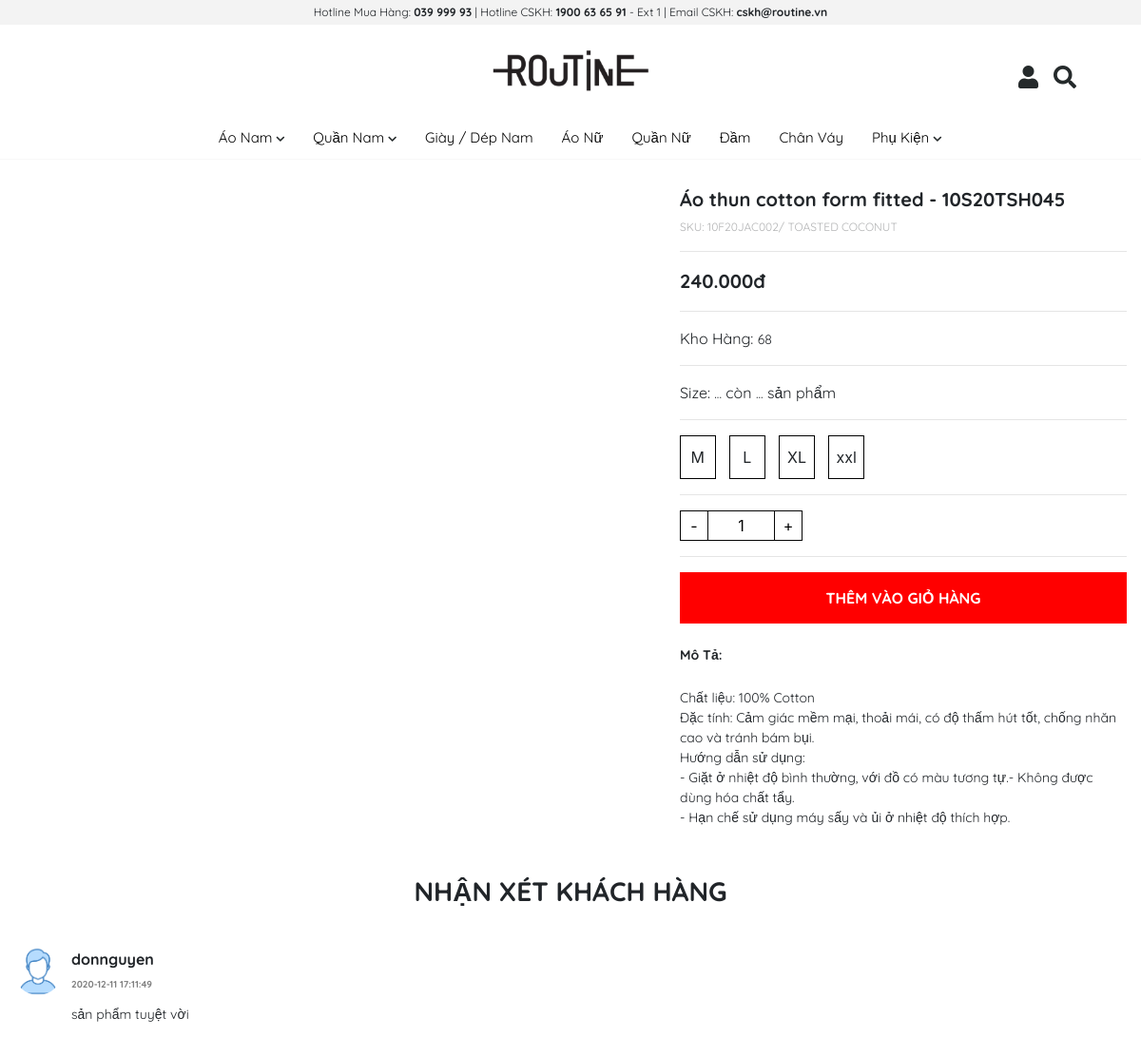
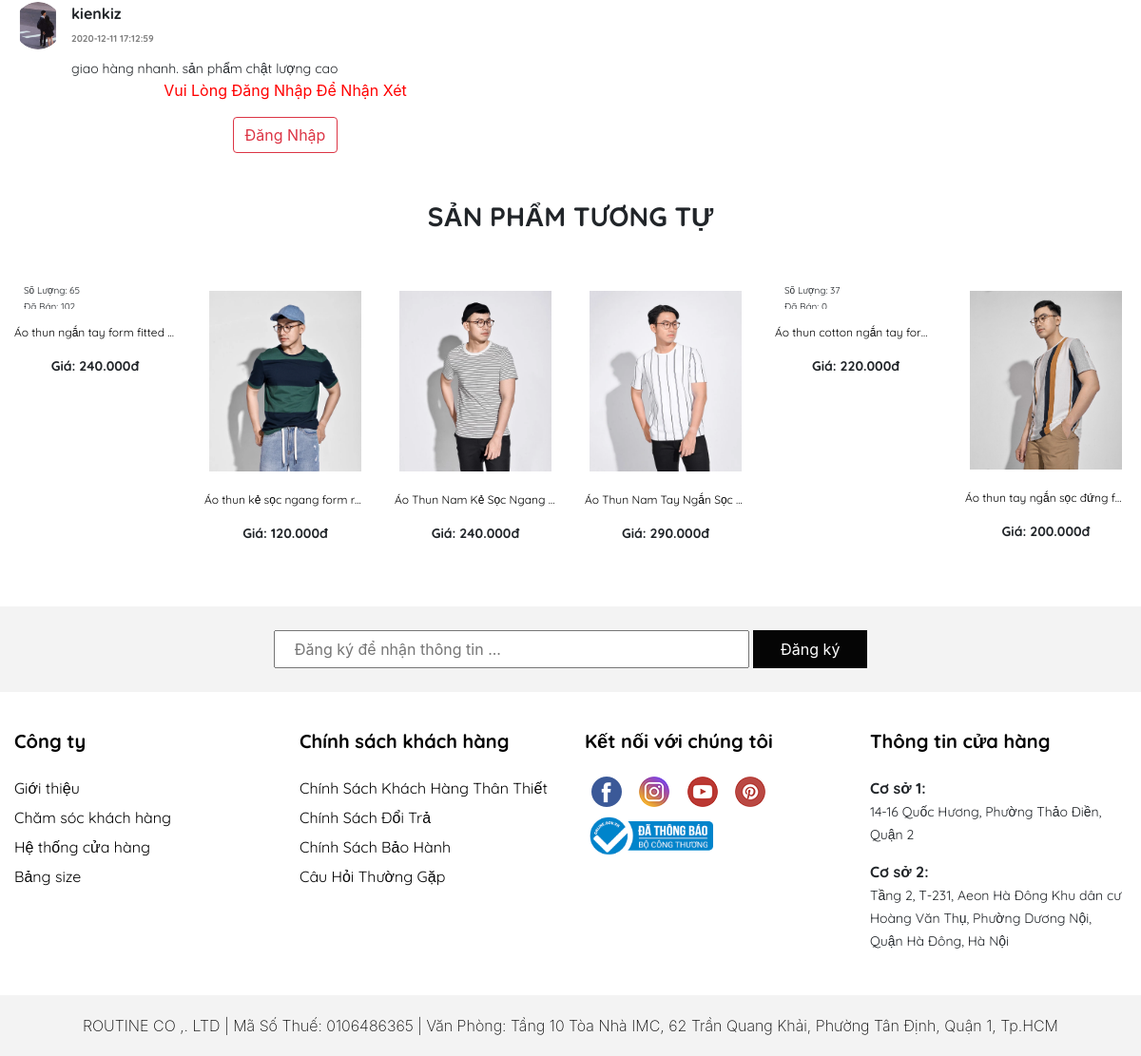
The app's page /front-end/detail.php?cate_id=2&pro_id=3 with its own data (2 pictures, top to bottom).
### tables this page shows
CREATE TABLE `theme` (
  `theme_id` int(11) NOT NULL,
  `theme_logo` varchar(255) NOT NULL,
  `theme_phone` varchar(20) NOT NULL,
  `theme_email` varchar(100) NOT NULL,
  `theme_add` varchar(255) NOT NULL
);

CREATE TABLE `categories` (
  `cate_id` int(11) NOT NULL,
  `cate_name` varchar(255) NOT NULL,
  `cate_pr` int(11) NOT NULL
);

CREATE TABLE `products` (
  `pro_id` int(11) NOT NULL,
  `cate_id` int(11) NOT NULL,
  `pro_name` varchar(255) NOT NULL,
  `pro_image` varchar(255) NOT NULL,
  `pro_price` float NOT NULL,
  `pro_sale` float NOT NULL,
  `pro_intro` text NOT NULL,
  `pro_view` int(11) NOT NULL
);

CREATE TABLE `products_detail` (
  `prodt_id` int(11) NOT NULL,
  `pro_id` int(11) NOT NULL,
  `size` varchar(50) NOT NULL,
  `quantity` int(4) NOT NULL,
  `sold` int(4) NOT NULL
);

CREATE TABLE `comments` (
  `cmt_id` int(11) NOT NULL,
  `user_id` int(11) NOT NULL,
  `pro_id` int(11) NOT NULL,
  `cmt_content` text NOT NULL,
  `cmt_date` datetime NOT NULL
);

CREATE TABLE `users` (
  `user_id` int(11) NOT NULL,
  `user_name` varchar(20) NOT NULL,
  `password` varchar(70) NOT NULL,
  `avatar` varchar(255) NOT NULL,
  `email` varchar(100) NOT NULL,
  `role` int(2) NOT NULL
);

### front-end/detail.php (the view, shortened to what this page needs)
<?php
include_once "header.php";
?>
<?php
require_once "../back-end/db.php";
$pro_id = $_GET['pro_id'];
$sql = "SELECT * FROM products WHERE pro_id=$pro_id ";
$stmt = $conn->prepare($sql);
$stmt->execute();
$products = $stmt->fetch(PDO::FETCH_ASSOC);
?>
<?php
$cate_id = $_GET['cate_id'];
$sql = "SELECT * FROM products WHERE cate_id=$cate_id EXCEPT SELECT * FROM products WHERE pro_id=$pro_id";
$stmt = $conn->prepare($sql);
$stmt->execute();
$resual = $stmt->fetchAll(PDO::FETCH_ASSOC);
?>
<?php
$sql = "SELECT comments.cmt_id, users.user_id, users.user_name, users.avatar, comments.cmt_content, comments.cmt_date FROM users LEFT OUTER JOIN comments ON users.user_id = comments.user_id WHERE comments.pro_id=$pro_id";
$stmt = $conn->prepare($sql);
$stmt->execute();
$cmt = $stmt->fetchAll(PDO::FETCH_ASSOC);
?>
<?php
$sql = "SELECT * FROM products_detail WHERE pro_id=$pro_id ";
$stmt = $conn->prepare($sql);
$stmt->execute();
$pro_detail = $stmt->fetchAll(PDO::FETCH_ASSOC);
?>
<?php
$sql = "SELECT * FROM products_detail";
$stmt = $conn->prepare($sql);
$stmt->execute();
$pro_detailAll = $stmt->fetchAll(PDO::FETCH_ASSOC);
?>
<article>
    <div class="container-fluid">
        <div class="row" style="padding: 30px 0;">
            <div class="col-md-7">
            </div>
            <div class="col-md-5">
                <div>
                    <form action="" method="post">
                        <div>
                            <h1 class="titles text"><?= $products['pro_name'] ?></h1>
                            <p class="id-prducts text">SKU: 10F20JAC002/ TOASTED COCONUT</p>
                            <hr>
                            <?php if ($products['pro_sale'] > 0) : ?>
                            <p class="price text" style="font-weight: bold; font-size:20px"><?= price($products['pro_sale']) ?></p>
                            <?php else : ?>
                            <p class="price text" style="font-weight: bold; font-size:20px"><?= price($products['pro_price']) ?></p>
                            <?php endif; ?>
                            <hr>
                            <?php
                            $sum_qty = 0;
                            foreach ($pro_detail as $p) {
                                $sum_qty += $p['quantity'];
                            }
                            ?>
                            <p class="text">Kho Hàng:
                                <span>
                                    <?= $sum_qty; ?>
                                </span></p>
                            <hr>
                            <div class="text">
                            Size: <span id="size_1">...</span> còn <span id="qty_1">...</span> sản phẩm
                            </div>
                            <hr>
                            <div class="size">
                                <?php foreach ($pro_detail as $p) : ?>
                                <?php if($p['quantity']>0) : ?>
                                    <label onclick="check_quantity_<?= $p['size'] ?>()" for="size_<?= $p['size'] ?>"><?= $p['size'] ?></label>
                                    <?php else :?>
                                <?php endif; ?>
                                <?php endforeach; ?>
                            </div>
                            <hr>
                            <div class="input_qty">
                                <input class="button_qty" id="tru" type="button" value="-" onclick="tru()">
                                <input class="qty" name="quantity" max="50" type="number" min="1" value="1" id="qty">
                                <input class="button_qty" id="cong" type="button" value="+">
                            </div>
                            <hr>
                            <div class="mb-3">
                                <button class="add-cart text w-100" name="btnCart">THÊM VÀO GIỎ HÀNG</button>
                            </div>
                            <div style="margin: 20px 0">
                                <label for="" class="text" style="font-weight: bold; font-size: 14px;">Mô Tả: </label>
                                <div class="description text" style="font-size: 14px;">
                                    <p><?= $products['pro_intro'] ?></p>
                                </div>
                            </div>
                        </div>
                    </form>
                </div>
            </div>
        </div>
        <div class="row">
            <div class="title-comment text" style="margin: 0 auto;">
                <h2 style="font-weight: bold; font-size: 28px;">NHẬN XÉT KHÁCH HÀNG</h2>
            </div>
        </div>
        <div class="row">
            <div class="col-md-6">
                <?php foreach ($cmt  as $c) : ?>
                    <div class="comment">
                        <div class="avatar">
                            <img src="../back-end/img/<?= $c['avatar'] ?>" style="border-radius: 50%;" width="50px" height="50px" alt="">
                        </div>
                        <div class="user text " style="font-weight: bold;">
                            <?= $c['user_name'] ?> <br>
                            <span><?= $c['cmt_date'] ?></span>
                        </div>
                    </div>
                    <div class="container-comment">
                        <p class="text" style="margin: 10px 0 0 60px;font-size: 14px;"><?= $c['cmt_content'] ?>
                            </p>
                    </div>
                <?php endforeach; ?>
                <?php if (!isset($_SESSION['user'])) : ?>
                    <form action="" method="POST" style="text-align:center">
                        <p style="color: red;">Vui Lòng Đăng Nhập Để Nhận Xét</p>
                        <button type="submit" name="LoginCmt" class="btn btn-outline-danger">Đăng Nhập</button>
                    </form>
                <?php endif; ?>
            </div>
            <div class="col-md-6"></div>
        </div>
        <div class="row">
            <div class="title-comment text" style="margin: 50px auto 0 auto;">
                <h2 style="font-weight: bold; font-size: 28px;">SẢN PHẨM TƯƠNG TỰ</h2>
            </div>
        </div>
        <div class="row mb-5">
            <?php foreach ($resual as $c) : ?>
                <div class="col-md-2">
                    <div class="product-hover mt-5">
                        <div class="produc-img">
                            <a href="detail.php?cate_id=<?= $c['cate_id'] ?>&pro_id=<?= $c['pro_id'] ?>"><img src="../back-end/img/<?= $c['pro_image'] ?>" style="padding: 5px 5px; width: 100%;" alt=""></a>
                        </div>
                        <div class="item">
                            <div class="quantity">
                                <?php $sum_qty = 0; ?>
                                <?php foreach ($pro_detailAll as $p) : ?>
                                    <?php if ($c['pro_id'] == $p['pro_id']) : ?>
                                        <?php $sum_qty += $p['quantity']; ?>
                                    <?php endif; ?>
                                <?php endforeach; ?>
                                <label for="" style="line-height: 2px;">Số Lượng: <span><?= $sum_qty ?></span> </label>
                            </div>
                            <div class="">
                                <?php $sold = 0; ?>
                                <?php foreach ($pro_detailAll as $p) : ?>
                                    <?php if ($c['pro_id'] == $p['pro_id']) : ?>
                                        <?php $sold += $p['sold'] ?>
                                    <?php endif; ?>
                                <?php endforeach; ?>
                                <label for="" style="line-height: 2px;">Đã Bán: <span><?= $sold ?></span></label>
                            </div>
                        </div>
                    </div>
                    <div class="taitle mt-3">
                        <a href="detail.php?cate_id=<?= $c['cate_id'] ?>&pro_id=<?= $c['pro_id'] ?>" style="color: black;text-decoration: none; font-size: 12px;">
                            <p><?= $c['pro_name'] ?></p>
                        </a>
                        <?php if ($c['pro_sale'] > 0) : ?>
                            <div class="price">
                                <label for="">Giá:</label>
                                <?= price($c['pro_sale']) ?>
                            </div>
                        <?php else : ?>
                            <div class="price">
                                <label for="">Giá:</label>
                                <?= price($c['pro_price']) ?>
                            </div>
                        <?php endif; ?>
                    </div>
                </div>
            <?php endforeach; ?>
        </div>
    </div>
</article>
<?php
include_once "footer.php";
?>

### front-end/header.php (shortened to what this page needs)
<?php
require_once "../back-end/db.php";
?>
<?php
if (!function_exists('price')) {
    function price($number, $suffix = 'đ')
    {
        if (!empty($number)) {
            return number_format($number, 0, ',', '.') . "{$suffix}";
        }
    }
}
?>
<?php
$sql = "SELECT * FROM categories WHERE cate_pr=0";
$stmt = $conn->prepare($sql);
$stmt->execute();
$cate_pr = $stmt->fetchAll(PDO::FETCH_ASSOC);
?>
<?php
$sql = "SELECT * FROM theme";
$stmt = $conn->prepare($sql);
$stmt->execute();
$theme = $stmt->fetchAll(PDO::FETCH_ASSOC);
?>
<!doctype html>
<html lang="en">
<head>
    <link rel="stylesheet" href="https://cdn.jsdelivr.net/npm/bootstrap@4.5.3/dist/css/bootstrap.min.css">
    <link rel="stylesheet" href="css/css.css">
    <link rel="stylesheet" href="https://cdnjs.cloudflare.com/ajax/libs/font-awesome/5.15.1/css/all.min.css">
    <link rel="stylesheet" type="text/css" href="https://kenwheeler.github.io/slick/slick/slick.css" />
    <link rel="stylesheet" type="text/css" href="https://kenwheeler.github.io/slick/slick/slick-theme.css" />
</head>
<body>
    <header style="z-index: 999;">
        <div class="header-top container-fluid text-center">
            <?php foreach ($theme as $t) : ?>
                <p class="mx-auto m-0 p-1">Hotline Mua Hàng: <b><?= $t['theme_phone'] ?></b> | Hotline CSKH: <b>1900 63 65 91</b> - Ext 1 | Email
                    CSKH: <b><?= $t['theme_email'] ?></b> </p>
            <?php endforeach; ?>
        </div>
        <div class="logo text-center py-3 position-relative">
            <a href="index.php"><img src="../back-end/img/<?= $t['theme_logo'] ?>" width="" alt=""></a>
            <div class="position-absolute d-flex icon-cart" style="top: 40%; right: 5%;">
                <?php if (!isset($_SESSION['user'])) : ?>
                    <a href="user/login.php"><i class="fas fa-user mx-2"></i></a>
                <?php endif; ?>
                <a href="search.php"><i class="fas fa-search mx-2"></i></a>
            </div>
        </div>
    </header>
    <main>
    <nav class="sticky-top"  style="z-index: 99;">
        <ul>
            <?php foreach ($cate_pr as $key => $item) { ?>
                <?php $cate_id = $item['cate_id'] ?>
                <?php
                $sql = "SELECT * FROM categories WHERE cate_pr = $cate_id";
                $stmt = $conn->prepare($sql);
                $stmt->execute();
                $cate_chill = $stmt->fetchAll(PDO::FETCH_ASSOC);
                ?>
                <li>
                    <a href="pro.php?cate_id=<?= $cate_id ?>"><?= $item['cate_name'] ?>
                        <?php if (COUNT($cate_chill) > 0) { ?>
                            <i class="fa fa-chevron-down"></i>
                        <?php } ?>
                    </a>
                        <?php if (isset($cate_chill)) { ?>
                </li>
            <?php } ?>
        <?php } ?>
        </ul>
    </nav>

### front-end/footer.php (shortened to what this page needs)
<footer>
    <div class="container-fluid footer-top">
        <div class="input-DK text-center">
            <input type="text" placeholder="Đăng ký để nhận thông tin ...">
            <input type="submit" value="Đăng ký"></input>
        </div>
    </div>
    <div class="container-fluid">
        <div class="row text footer-content">
            <div class="col-md-3">
                <h4>Công ty</h4>
                <ul>
                    <li><a href="intro.php">Giới thiệu</a></li>
                    <li><a href="#">Chăm sóc khách hàng</a></li>
                    <li><a href="#">Hệ thống cửa hàng</a></li>
                    <li><a href="page_size.php">Bảng size</a></li>
                </ul>
            </div>
            <div class="col-md-3">
                <h4>Chính sách khách hàng</a></h4>
                <ul>
                    <li><a href="intro.php">Chính Sách Khách Hàng Thân Thiết</a></li>
                    <li><a href="#">Chính Sách Đổi Trả</a></li>
                    <li><a href="#">Chính Sách Bảo Hành</a></li>
                    <li><a href="#">Câu Hỏi Thường Gặp</a></li>
                </ul>
            </div>
            <div class="col-md-3">
                <h4>Kết nối với chúng tôi</h4>
                <div>
                    <a href="https://www.facebook.com/chuc.khuong.372/" style="margin: 5px 7px;"><img src="../back-end/img/anhicon1.png" alt=""></a>
                    <a href="#" style="margin: 5px 7px;"><img src="../back-end/img/anhicon2.png" alt=""></a>
                    <a href="#" style="margin: 5px 7px;"><img src="../back-end/img/anhicon3.png" alt=""></a>
                    <a href="#" style="margin: 5px 7px;"><img src="../back-end/img/anhicon5.png" alt=""></a>
                    <br>
                    <a href="#"><img src="../back-end/img/logo-bct.png" style="margin-top: 5px;" alt="" width="50%"></a>
                </div>
            </div>
            <div class="col-md-3">
                <h4>Thông tin cửa hàng</h4>
                <div>
                    <p><b>Cơ sở 1:</b><br>
                        <span>14-16 Quốc Hương, Phường Thảo Điền, Quận 2</span>
                    </p>
                    <?php foreach ($theme as $t) : ?>
                        <p><b>Cơ sở 2:</b><br>
                            <span>
                                <?= $t['theme_add'] ?>
                            </span>
                        </p>
                    <?php endforeach; ?>
                </div>
            </div>
        </div>
    </div>
    <div class="container-fluid footer-bottom">
        <div class="text-center">
            <p>ROUTINE CO ,. LTD | Mã Số Thuế: 0106486365 | Văn Phòng: Tầng 10 Tòa Nhà IMC, 62 Trần Quang Khải, Phường Tân Định, Quận 1, Tp.HCM</p>
        </div>
    </div>
</footer>
</main>
</body>
</html>

### records on screen
theme: theme_phone "039 999 93", theme_email "cskh@routine.vn", theme_logo (picture), theme_add "Tầng 2, T-231, Aeon Hà Đông Khu dân cư Hoàng Văn Thụ, Phường Dương Nội, Quận Hà Đông, Hà Nội"
categories: cate_name "Áo Nam"
categories: cate_name "Quần Nam"
categories: cate_name "Giày / Dép Nam"
categories: cate_name "Áo Nữ"
categories: cate_name "Quần Nữ"
categories: cate_name "Đầm"
categories: cate_name "Chân Váy"
categories: cate_name "Phụ Kiện"
products: pro_name "Áo thun cotton form fitted - 10S20TSH045", pro_sale "240.000đ", pro_intro "Chất liệu: 100% Cotton Đặc tính: Cảm giác mềm mại, thoải mái, có độ thấm hút tốt, chống nhăn cao và tránh bám bụi. Hướng dẫn sử dụng: - Giặt ở nhiệt độ bình thường, với đồ có màu tương tự.- Không được dùng hóa chất tẩy. - Hạn chế sử dụng máy sấy và ủi ở nhiệt độ thích hợp."
products_detail: size "M"
products_detail: size "L"
products_detail: size "XL"
products_detail: size "xxl"
comments: user.avatar (placeholder picture), user.user_name "donnguyen", cmt_date "2020-12-11 17:11:49", cmt_content "sản phẩm tuyệt vời"
comments: user.avatar (picture), user.user_name "kienkiz", cmt_date "2020-12-11 17:12:59", cmt_content "giao hàng nhanh. sản phẩm chật lượng cao"

### other values on screen
$sum_qty "68"
$sum_qty "65"
$c['pro_name'] "Áo thun ngắn tay form fitted…"
price($c['pro_sale']) "240.000đ"
$c['pro_name'] "Áo thun kẻ sọc ngang form r…"
price($c['pro_sale']) "120.000đ"
$c['pro_name'] "Áo Thun Nam Kẻ Sọc Ngang…"
$c['pro_name'] "Áo Thun Nam Tay Ngắn Sọc…"
price($c['pro_sale']) "290.000đ"
$sum_qty "37"
$c['pro_name'] "Áo thun cotton ngắn tay for…"
price($c['pro_price']) "220.000đ"
$c['pro_name'] "Áo thun tay ngắn sọc đứng f…"
price($c['pro_sale']) "200.000đ"
